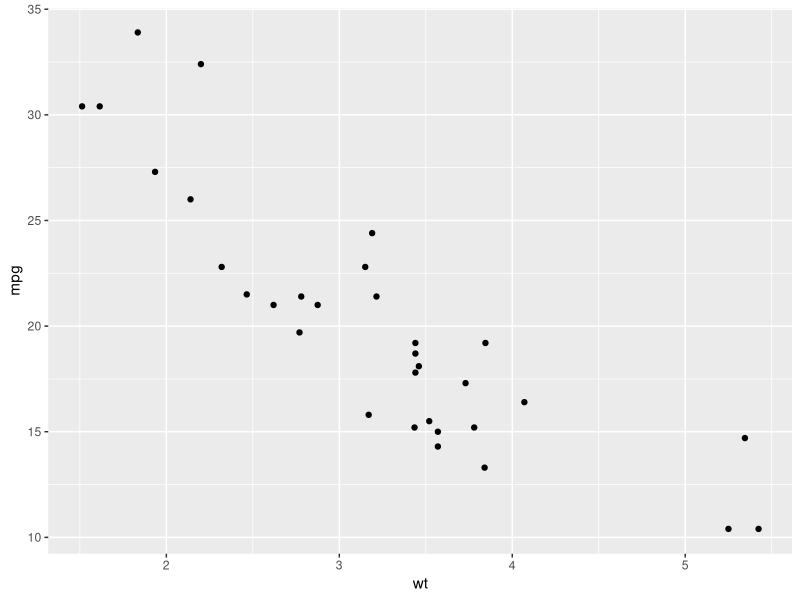
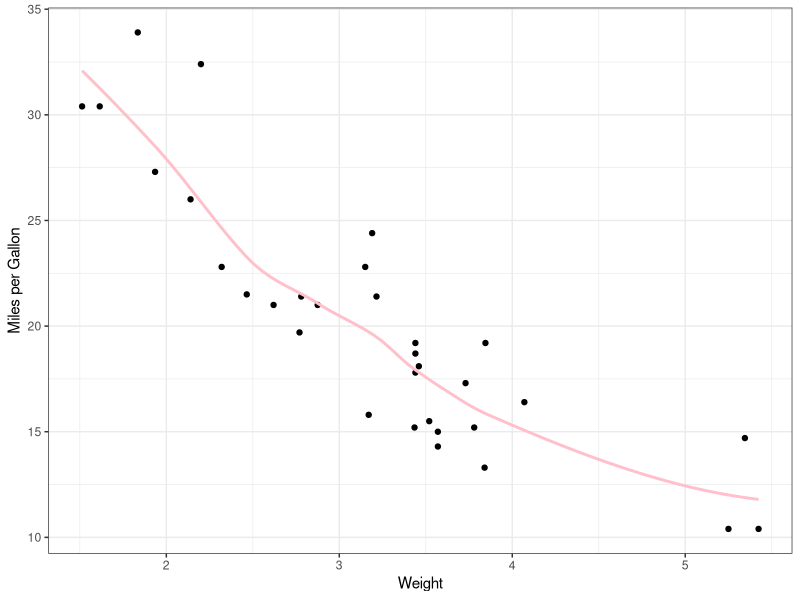
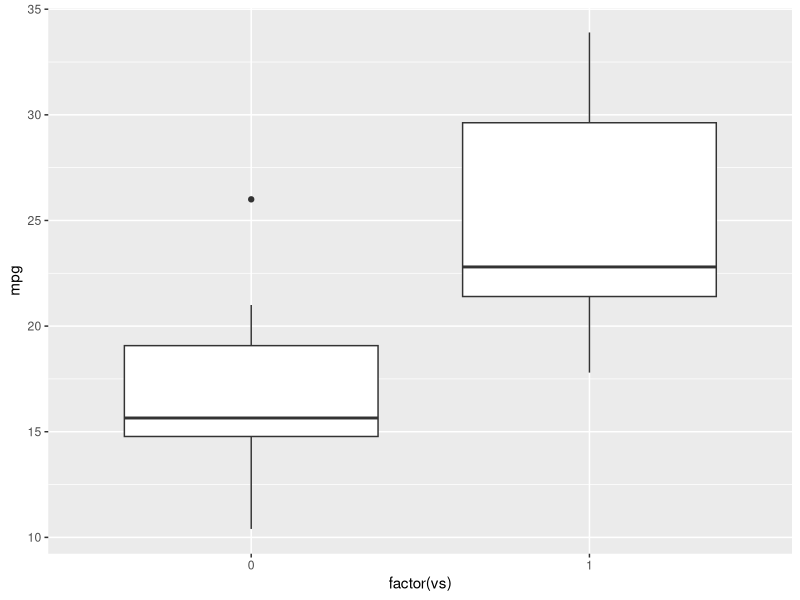
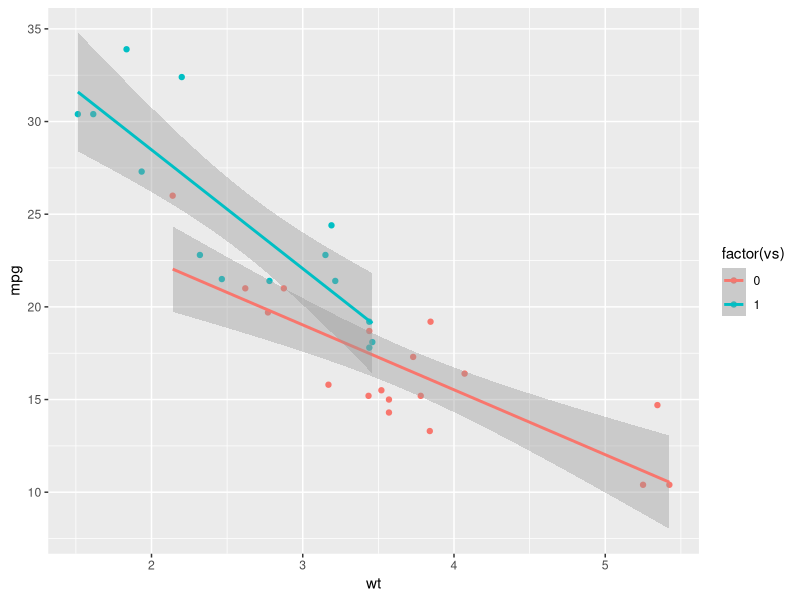

R code for these plots, in order:
#september 21, 2023

#you have two kinds of data: Numbers(contiunous, binary, counts, proportion)
# and Factors/catergories

library(ggplot2)
library(MASS)
mtcars

#plot relationship b/t weight and and mpg using ggplot

ggplot(mtcars,mapping=aes(x=wt, y=mpg))+
  geom_point()
#use simple linear regression
lm(mpg~wt, data=mtcars)

#workflow:fit the model, check output
fit=lm(mpg~wt, data=mtcars)
summary(fit)

#display bes tfit line on scatterplot using ggplot
ggplot(mtcars, mapping=aes(x=wt, y=mpg)) +
  geom_point() +
  geom_smooth(method="loess", color="pink", se=FALSE) +
  theme_bw() +
  xlab("Weight") +
  ylab("Miles per Gallon")

#using GLM
gift=glm(mpg~wt,family=gaussian, data=mtcars)
summary(gift)

#anova
mtcars$vs

ggplot(data=mtcars, mapping=aes(x=factor(vs), y=mpg)) +
  geom_boxplot()

#run anova using aov()
aov.fit=aov(mpg~factor(vs), data=mtcars)
summary(aov.fit)

#or...
lm.fit=lm(formula=mpg~factor(vs), data=mtcars)
summary(lm.fit)

#call anova results from linear fit
anova(lm.fit)

#linear model with multiple predictor variables
lm.fit2=lm(mpg~wt+factor(vs), data=mtcars)
anova(lm.fit2)

#above and interactions
lm.fit3=lm(mpg~wt*factor(vs), data=mtcars)
anova(lm.fit3)

#visulization of the interactions
ggplot(data=mtcars, mapping=aes(x=wt, y=mpg, color=factor(vs))) +
  geom_point() +
  geom_smooth(method="lm")
